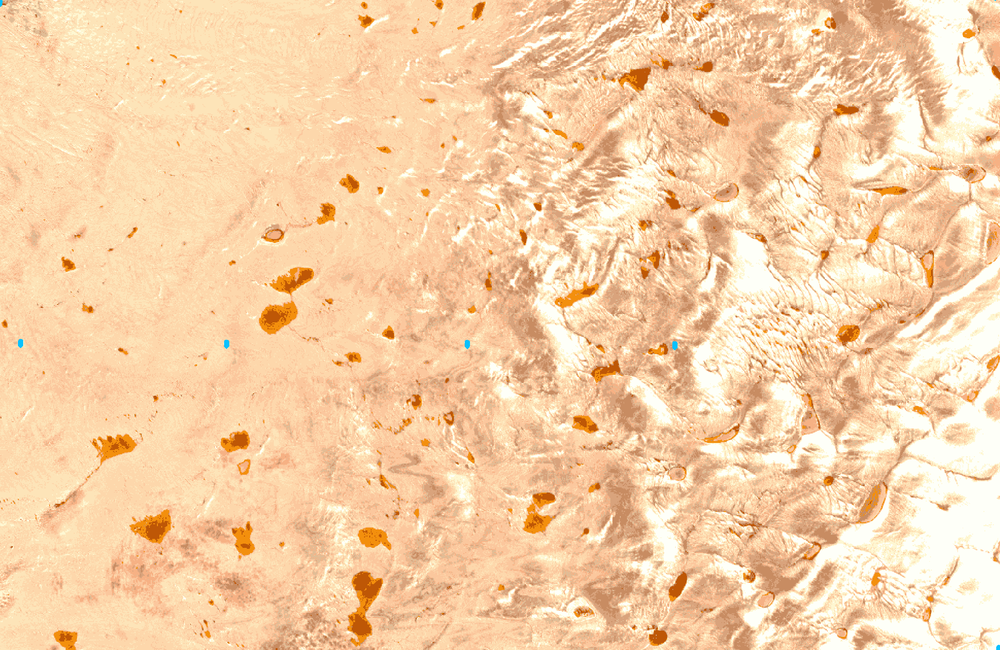
#> input picture Images/Final/Classified/20220710.png, 1000 x 650 px, shrunk from 2115 x 1375 before the run, found by its file name; its folder holds 5 pictures in this run
$ jupyter execute --allow-errors Kmeans.ipynb
#> lines starting #> are read from the running program, lines starting #| are printed output that depends on the picture
[cell 1]
from matplotlib.image import imread
from sklearn.cluster import KMeans
import matplotlib.pyplot as plt
import numpy as np
from PIL import Image
import cv2
import pandas as pd
import glob
import os
import skimage as ski

import warnings
warnings.filterwarnings("ignore")

[cell 2]
# ----- Read filtered file -----
# [17 lines left out: function read_reshape, not called in this run]

[cell 3]
# Create n clusters of colors
# [16 lines left out: function segment, not called in this run]

[cell 4]
# [17 lines left out: function get_colors, not called in this run]

[cell 5]
# from sklearn.metrics import silhouette_score
#kmeans.inertia_
## Calculate Silhouette score
# silhouette_score(X, kmeans.labels_)

[cell 6]
# Determine whether there are unknown regions
# [34 lines left out: function get_water, not called in this run]

[cell 7]
# - Split the image into respective sections -
# [38 lines left out: function split, not called in this run]

[cell 8]
# [33 lines left out: function get_individual, not called in this run]

[cell 9]
# [7 lines left out: function get_data, not called in this run]

[cell 10]
data_bin1 = {}
data_bin2 = {}
data_bin3 = {}
data_bin4 = {}
data_no_bin = {}
year = "2020"
num_clusters = 9

files = glob.glob(f"./Images/Final/{year}/*.png")
dates = [date[-12:-4] for date in files]
for date in dates:
    name_of_file = f"./Images/Final/{year}/{date}.png"
    water, reg1, reg2, reg3, reg4, seg = get_data(date, year, name_of_file, num_clusters)
    li = [reg1, reg2, reg3, reg4]
    hash_li = [data_bin1, data_bin2, data_bin3, data_bin4]
    for i in range(len(li)):
        ratio = get_individual(li[i], water)
        print(f"Bin {i+1}: {ratio} on {date}")
        hash_li[i][date] = ratio
    entire_image = Image.open(f"./Images/Final/Classified/{date}.png")
    ratio_total = get_individual(entire_image, water)
    print(f"Total: {ratio_total} on {date}")
    data_no_bin[date] = ratio_total
    print("\n")
print(dates)

[cell 11]
print(data_bin1)
print(data_bin2)
print(data_bin3)
print(data_bin4)

[cell 12]
data = {1: data_bin1, 2: data_bin2, 3: data_bin3, 4: data_bin4}

[cell 13]
def create_table():
    df = pd.DataFrame(columns = ["Year", "X", "Y", "Type", "Bands", "Bin"])
    dir = "./main.csv"
    if os.path.exists(dir):
        return
    else:
        print("Creating table...")
        df.to_csv(directory, index = False)

[cell 14]
def save_table(obj, year, method, bands, bin):
    create_table()
    new_obj = {"X": obj.keys(),
               "Y": obj.values(),
               "Year": year,
               "Type": method,
               "Bands": bands,
               "Bin": bin
              }
    df = pd.DataFrame(new_obj)
    temp = df.to_csv("./temp.csv", index = False)
    print("Appending")
    existing_df = pd.read_csv("./main.csv")
    new_df = pd.read_csv("./temp.csv")

    existing_df = pd.concat([existing_df, new_df], ignore_index = True)
    existing_df = existing_df.drop_duplicates()

    existing_df.to_csv("./main.csv", index = False)

#> (a cell that did not finish here is left out)

#> (a cell that did not finish here is left out)


[cell 17]
print(data_no_bin)

[cell 18]
image = Image.open("./Images/Final/Classified/20220710.png")
#> image is the input picture: PIL image 1000x650 RGBA; mean R, G, B, A 246.4, 208.8, 168, 255


image_array = np.array(image)


image_rgb = image_array[:, :, :3]


target_color = np.array([141, 113, 63])


mask = np.all(image_rgb == target_color, axis=-1)
#> mask: shape (650, 1000) bool; every value is 0


filtered_image_array = np.zeros_like(image_array)
filtered_image_array[mask] = image_array[mask]
#> filtered_image_array: shape (650, 1000, 4); every value is 0


filtered_image = Image.fromarray(filtered_image_array)


filtered_image.show()
plt.imshow(image)

[cell 19]
rgb_color = (141, 113, 63)

# Create a NumPy array filled with the specified color
color_image = np.full((300, 300, 3), rgb_color, dtype=np.uint8)

# Display the color image
cv2.imshow("Color Image", color_image)
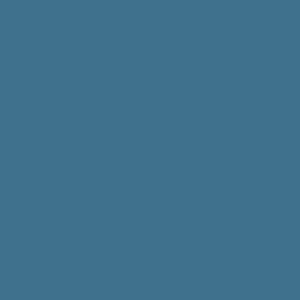
#> window 'Color Image': shape (300, 300, 3); mean B, G, R 141, 113, 63
cv2.waitKey(0)
cv2.destroyAllWindows()
